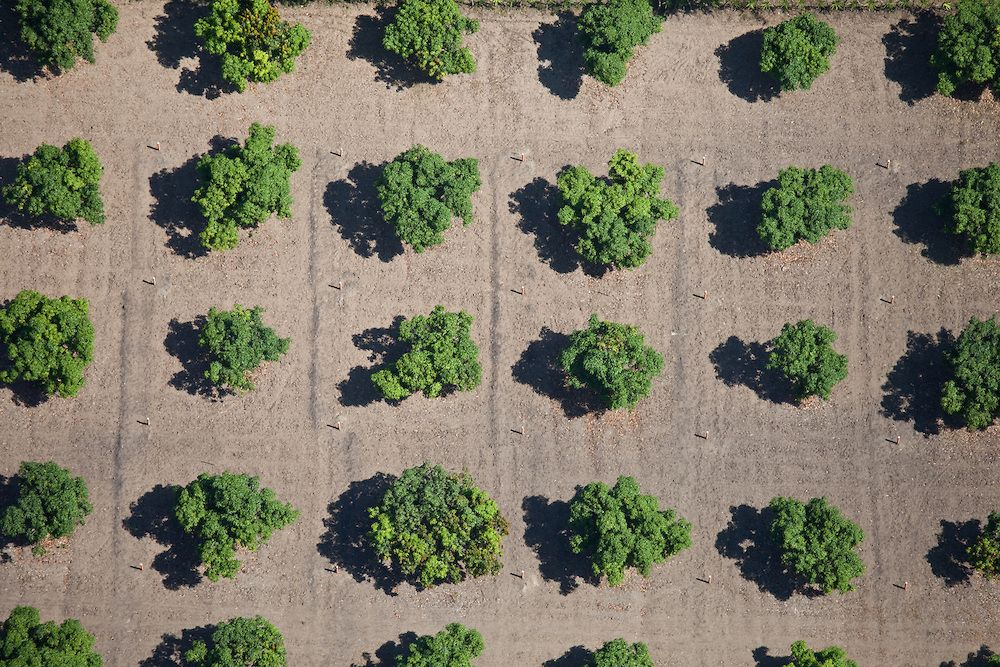
#> input picture input/aerial-trees.jpg, 1000 x 667 px, found by its file name
$ python thresholding.py
#> lines starting #> are read from the running program, lines starting #| are printed output that depends on the picture; after the words box and inside, x2 and y2 are one past the last pixel; in counts of white or black regions, pixels touching at a corner belong together
# ---
# jupyter:
#   jupytext:
#     formats: ipynb,jupytext//py,jupytext//md
#     notebook_metadata_filter: all
#     text_representation:
#       extension: .py
#       format_name: light
#       format_version: '1.5'
#       jupytext_version: 1.16.4
#   kernelspec:
#     display_name: venv
#     language: python
#     name: python3
#   language_info:
#     codemirror_mode:
#       name: ipython
#       version: 3
#     file_extension: .py
#     mimetype: text/x-python
#     name: python
#     nbconvert_exporter: python
#     pygments_lexer: ipython3
#     version: 3.11.5
# ---

# +
# Load required libraries
import numpy as np
import cv2
import matplotlib.pyplot as plt
from matplotlib.gridspec import GridSpec
from sklearn.cluster import KMeans
from sklearn.decomposition import PCA
from skimage.filters import threshold_otsu
from skimage.color import rgb2lab
from scipy.ndimage import gaussian_filter, label
import rasterio
from rasterio.plot import show
from PIL import Image
from ipywidgets import interact, FloatSlider
import os

# %matplotlib inline
# -

# # Image Thresholding Techniques

# ## Load and Display Image
#

# +
# Load an image (GeoTIFF or standard formats)
def load_image(file_path):
#> called with file_path = 'input/aerial-trees.jpg'
    try:
        if not os.path.exists(file_path):
            print(f"File not found: {file_path}")
        if file_path.endswith('.tif'):
            # Use rasterio for GeoTIFFs
            with rasterio.open(file_path) as src:
                image = src.read([b for b in range(1, src.count + 1)]).transpose(1, 2, 0)  # RGB(A)
                return image
        else:
            # Use OpenCV or PIL for standard formats
            return cv2.cvtColor(cv2.imread(file_path), cv2.COLOR_BGR2RGB)
    except Exception as e:
        print(f"Error loading image: {e}")
        return None

# Visualize the image
def plot_image(image, title="Image"):
    plt.figure(figsize=(10, 8))
    plt.imshow(image)
    plt.title(title)
    plt.axis('off')
    plt.show()


# file_path = 'input/ESPG-4326-orthophoto.tif'
# file_path = 'input/MADRID_RGB.tif'
file_path = 'input/aerial-trees.jpg'

image = load_image(file_path)
if image is not None:
    plot_image(image, "Original Image")

# -

# ## Image Preprocessing

# ### LAB Image Color Space
#
# Expected Results:
#
# - **L**: A grayscale image showing brightness across the image.
# - **A**: Red-dominated areas should appear positive (bright), while green-dominated areas should appear negative (dark).
# - **B**: Highlights blue-to-yellow dominance.

# +
lab_image = cv2.cvtColor(image, cv2.COLOR_RGB2LAB)
#> lab_image: shape (667, 1000, 3); mean of channels 0, 1, 2 129.2, 126.5, 138.6
L, A, B = cv2.split(lab_image)

# Set up the grid layout using gridspec
fig = plt.figure(figsize=(15, 10))
gs = GridSpec(2, 3, height_ratios=[1, 1])  # Equal height for both rows

# First Row: LAB Channels
# L (Lightness)
ax1 = fig.add_subplot(gs[0, 0])
ax1.imshow(L, cmap='gray')
ax1.set_title("L (Lightness)")
ax1.axis("off")
cbar = plt.colorbar(plt.cm.ScalarMappable(cmap="gray"), ax=ax1, shrink=0.8)
cbar.set_label("Brightness (0: Black to 100: White)")

# A (Green-Red)
ax2 = fig.add_subplot(gs[0, 1])
ax2.imshow(A, cmap='coolwarm')
ax2.set_title("A (Green-Red)")
ax2.axis("off")
cbar = plt.colorbar(plt.cm.ScalarMappable(cmap="coolwarm"), ax=ax2, shrink=0.8)
cbar.set_label("Green (-) to Red (+)")

# B (Blue-Yellow)
ax3 = fig.add_subplot(gs[0, 2])
ax3.imshow(B, cmap='coolwarm')
ax3.set_title("B (Blue-Yellow)")
ax3.axis("off")
cbar = plt.colorbar(plt.cm.ScalarMappable(cmap="coolwarm"), ax=ax3, shrink=0.8)
cbar.set_label("Blue (-) to Yellow (+)")

# Second Row: Original Image in Color
ax4 = fig.add_subplot(gs[1, :])  # Span all columns in the second row
ax4.imshow(image)
ax4.set_title("Original RGB Image (Color Reference)")
ax4.axis("off")

plt.tight_layout()
plt.show()
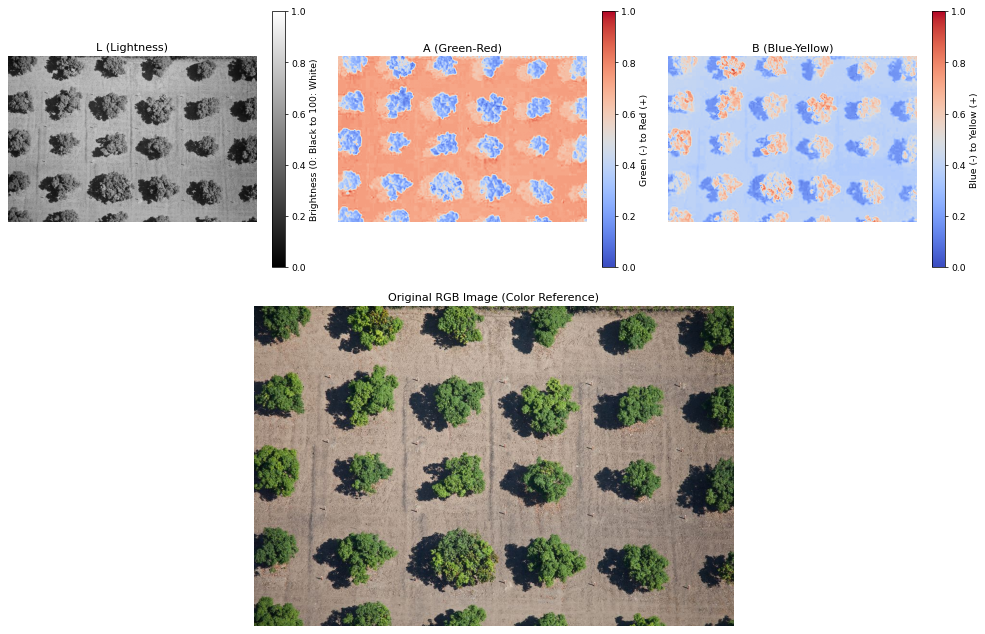
#> figure drawn by matplotlib, 7 panels

# +
# Normalize the green-dominant range in the A channel
A_normalized = -A  # Flip to make green positive
A_normalized = (A_normalized - A_normalized.min()) / (A_normalized.max() - A_normalized.min())
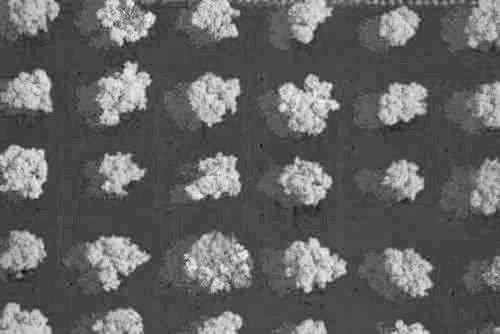
#> A_normalized: shape (667, 1000) float64 (shown at 1/2 size); min 0, max 1, mean 0.387
# A_normalized = -A  # Flip to make green positive

# Visualize normalized green emphasis
plt.figure(figsize=(5, 4))
plt.imshow(A_normalized, cmap='Greens')
plt.title("Normalized A Channel (Green Emphasis)")
plt.axis("off")
plt.show()

# -

# ## Threshold and Mask

# +
# Function to overlay the mask on the original image
def overlay_mask(image, mask, color=(0, 255, 0), alpha=0.5):
    """
    Overlay the binary mask on the original image.

    Parameters:
    - image: Original RGB image (H, W, 3).
    - mask: Binary mask (H, W), values are True for mask.
    - color: Tuple (R, G, B) for the overlay color.
    - alpha: Transparency of the overlay (0 = transparent, 1 = opaque).

    Returns:
    - Image with overlay applied.
    """
    overlay = np.zeros_like(image, dtype=np.uint8)
    overlay[mask] = color  # Apply color to mask regions

    blended = image.copy()
    blended[mask] = (blended[mask] * (1 - alpha) + overlay[mask] * alpha).astype(np.uint8)
    # blended = (blended * (1 - alpha) + overlay * alpha).astype(np.uint8)
    return blended

# Interactive function for threshold and opacity adjustment
def update_threshold_and_opacity(threshold, opacity):
    green_mask = A_normalized > threshold  # Apply threshold

    # Create the overlayed image
    overlayed_image = overlay_mask(image, green_mask, color=(0, 255, 0), alpha=opacity)

    # Visualize the overlay
    plt.figure(figsize=(10, 8))
    plt.imshow(overlayed_image)
    plt.title(f"Overlayed Image (Threshold = {threshold:.2f}, Opacity = {opacity:.2f})")
    plt.axis("off")
    plt.show()

# Create interactive sliders for threshold and opacity adjustment
interact(
    update_threshold_and_opacity,
    threshold=FloatSlider(value=0.75, min=0.0, max=1.0, step=0.01, description="Threshold"),
    opacity=FloatSlider(value=0.5, min=0.0, max=1.0, step=0.01, description="Opacity")
);
#> the sliders are set to threshold = 0.75, opacity = 0.5
#> in update_threshold_and_opacity, `green_mask = A_normalized > threshold`:
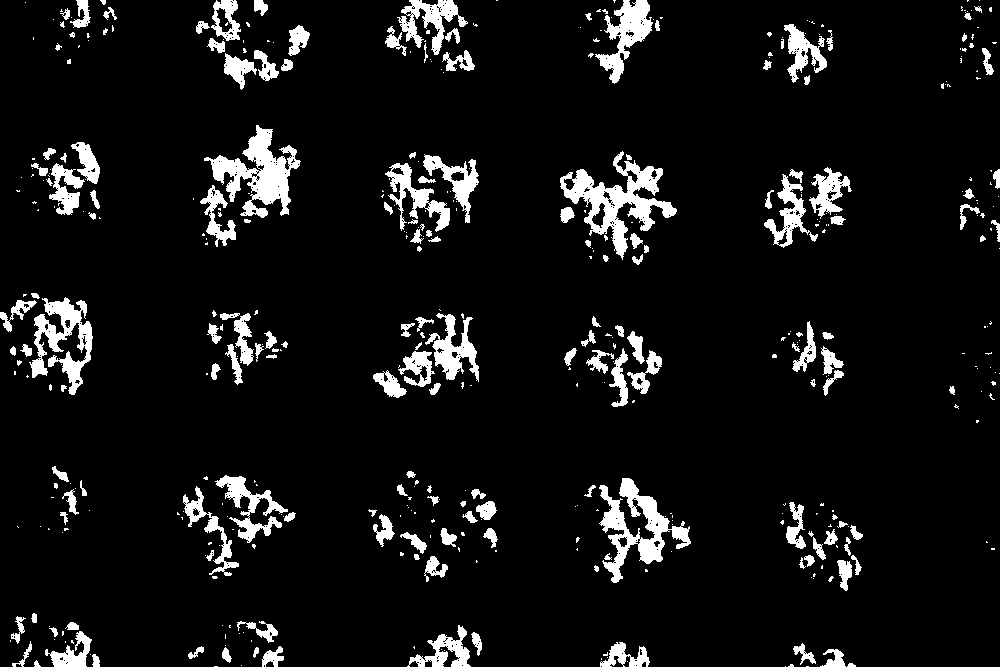
#> green_mask: shape (667, 1000) bool; 7.7% white; 455 white regions (284 under 20 px), largest, box (x1, y1, x2, y2) and area: (560, 151, 677, 260) 3968, (204, 125, 301, 218) 3565, (599, 478, 691, 583) 3270


# +

# Function to apply thresholding and visualize the green mask
def update_threshold(threshold):
    green_mask = A_normalized > threshold  # Apply threshold

    # Create a side-by-side comparison plot
    fig, axes = plt.subplots(1, 2, figsize=(15, 8))

    # Original RGB image
    axes[0].imshow(image)
    axes[0].set_title("Original RGB Image")
    axes[0].axis("off")

    # Green mask
    axes[1].imshow(green_mask, cmap='Greens')
    axes[1].set_title(f"Green Mask (Threshold = {threshold:.2f})")
    axes[1].axis("off")

    plt.tight_layout()
    plt.show()

# Create an interactive slider for threshold adjustment
start_value = 0.75
interact(update_threshold, threshold=FloatSlider(value=start_value, min=0.0, max=1.0, step=0.01));
#> the sliders are set to threshold = 0.75

# -

# #### Refine Image Mask
#

def refine_mask(mask, kernel_size=5, min_size=50):
    """
    Refine the binary mask using morphological operations and size filtering.

    Parameters:
    - mask: Binary mask (H, W), values are True for plants and False for background.
    - kernel_size: Size of the structuring element for morphological operations.
    - min_size: Minimum size of connected components to retain.

    Returns:
    - Refined mask.
    """
    # Convert mask to uint8 for OpenCV operations
    mask = mask.astype(np.uint8)

    # Create a structuring element
    kernel = cv2.getStructuringElement(cv2.MORPH_RECT, (kernel_size, kernel_size))

    # Apply closing (dilation followed by erosion)
    refined_mask = cv2.morphologyEx(mask, cv2.MORPH_CLOSE, kernel)

    # Remove small components based on size
    num_labels, labels, stats, _ = cv2.connectedComponentsWithStats(refined_mask, connectivity=8)
    for i in range(1, num_labels):  # Skip the background (label 0)
        area = stats[i, cv2.CC_STAT_AREA]
        if area < min_size:
            refined_mask[labels == i] = 0

    return refined_mask > 0  # Return as binary mask (True/False)


# +
# Apply the threshold to get the initial mask
threshold = 0.45  # Adjust as needed
green_mask = A_normalized > threshold
#> green_mask: shape (667, 1000) bool; 24.6% white; 160 white regions (103 under 20 px), largest, box (x1, y1, x2, y2) and area: (367, 462, 506, 588) 11149, (555, 147, 680, 272) 9504, (188, 122, 304, 251) 8690

# Refine the mask
refined_green_mask = refine_mask(green_mask, kernel_size=5, min_size=100)
#> in refine_mask, `num_labels, labels, stats, _ = cv2.connectedComponentsWithStats(refine..`:
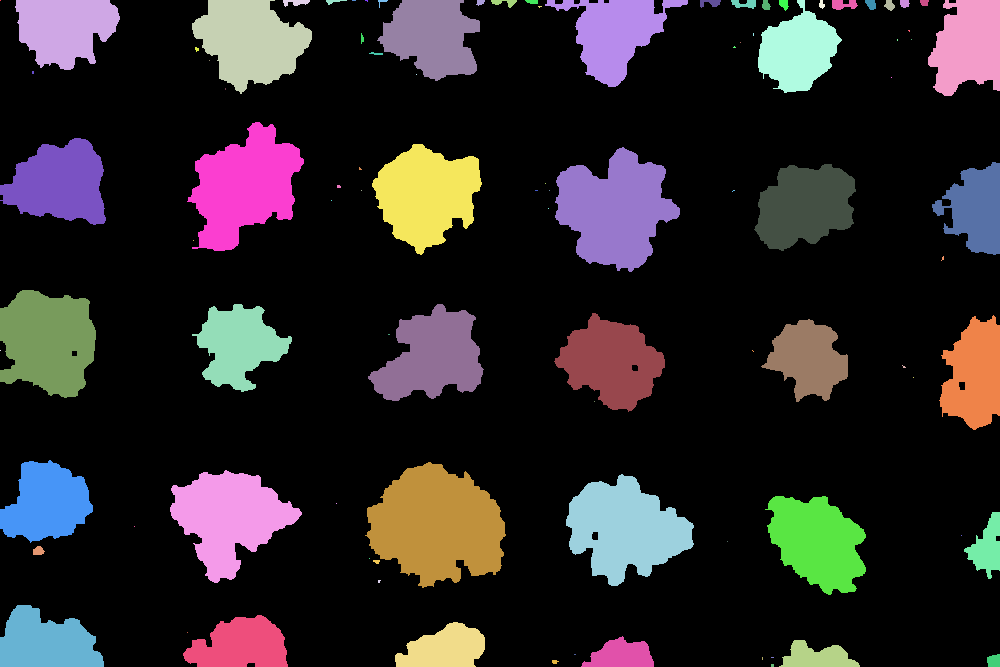
#> labels: shape (667, 1000) int32; 96 distinct labels, from 0 to 95; one colour per label, 0 black
#> in refine_mask, `num_labels, labels, stats, _ = cv2.connectedComponentsWithStats(refine..`: num_labels = 96; stats = 96 rows, first 6: [0, 0, 1000, 667, 495768], [0, 0, 1, 1, 1], [15, 0, 105, 70, 5370], [192, 0, 120, 94, 7182], [283, 0, 27, 7, 115], [326, 0, 21, 5, 47]
#> the loop in refine_mask, `for i in range(1, num_labels):` made 95 passes
#> area on passes 2, 3, 4, 5, 8, 9, 10, 11: 5370, 7182, 115, 47, 25, 5669, 37, 103
#> after the loop in refine_mask, `for i in range(1, num_labels):`:
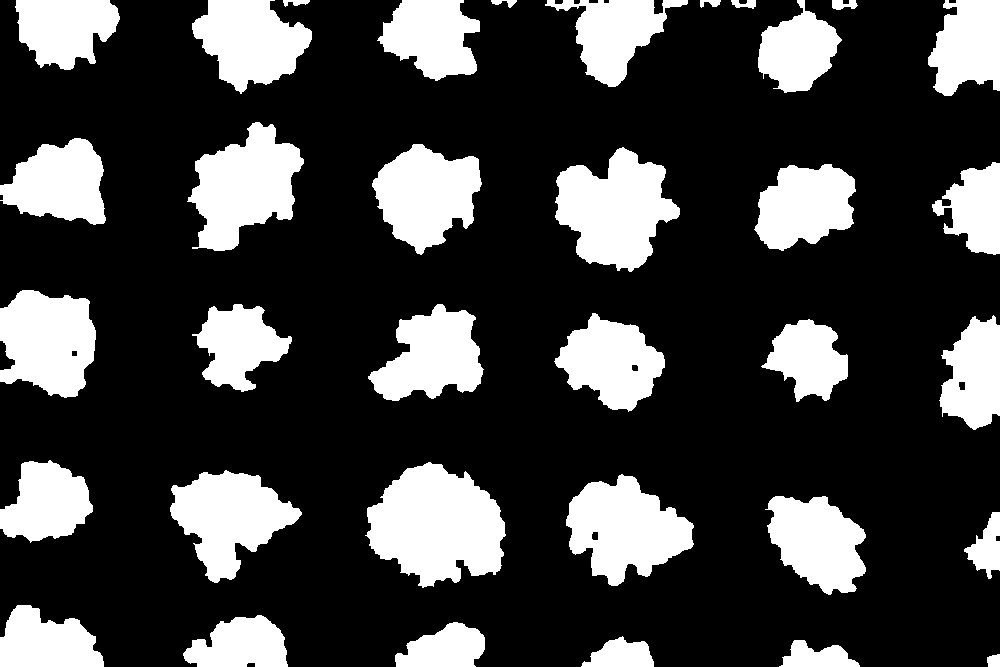
#> refined_mask: shape (667, 1000); values 0 (black) and 1 (white), 25.5% white; 35 white regions, largest, box (x1, y1, x2, y2) and area: (365, 462, 506, 588) 12133, (555, 147, 680, 272) 9711, (187, 122, 304, 251) 8926

# Visualize the refined mask
plt.figure(figsize=(10, 8))
plt.imshow(refined_green_mask, cmap='Greens')
plt.title("Refined Green Mask")
plt.axis("off")
plt.show()

# -

# ## Draw Bounding Boxes

# +

# Generate bounding boxes from the binary mask
def find_bounding_boxes(mask):
    """
    Finds bounding boxes for connected components in the binary mask.

    Parameters:
    - mask: Binary mask (H, W) with True for plants and False for background.

    Returns:
    - List of bounding boxes, where each box is (x_min, y_min, x_max, y_max).
    """
    # Label connected components
    labeled_mask, num_features = label(mask)
    bounding_boxes = []

    for i in range(1, num_features + 1):  # Start at 1 because 0 is the background
        coords = np.argwhere(labeled_mask == i)
        y_min, x_min = coords.min(axis=0)
        y_max, x_max = coords.max(axis=0)
        bounding_boxes.append((x_min, y_min, x_max, y_max))

    return bounding_boxes

# Draw bounding boxes on the original image
def draw_bounding_boxes(image, bounding_boxes, color=(255, 0, 0), thickness=2):
    """
    Draws bounding boxes on the image.

    Parameters:
    - image: Original RGB image (H, W, 3).
    - bounding_boxes: List of bounding boxes (x_min, y_min, x_max, y_max).
    - color: RGB tuple for the bounding box color.
    - thickness: Line thickness of the bounding boxes.

    Returns:
    - Image with bounding boxes drawn.
    """
    image_with_boxes = image.copy()
    for box in bounding_boxes:
        x_min, y_min, x_max, y_max = box
        cv2.rectangle(image_with_boxes, (x_min, y_min), (x_max, y_max), color, thickness)
    return image_with_boxes


# +
# Find bounding boxes for the refined mask
bounding_boxes = find_bounding_boxes(refined_green_mask)
#> in find_bounding_boxes, `labeled_mask, num_features = label(mask)`:
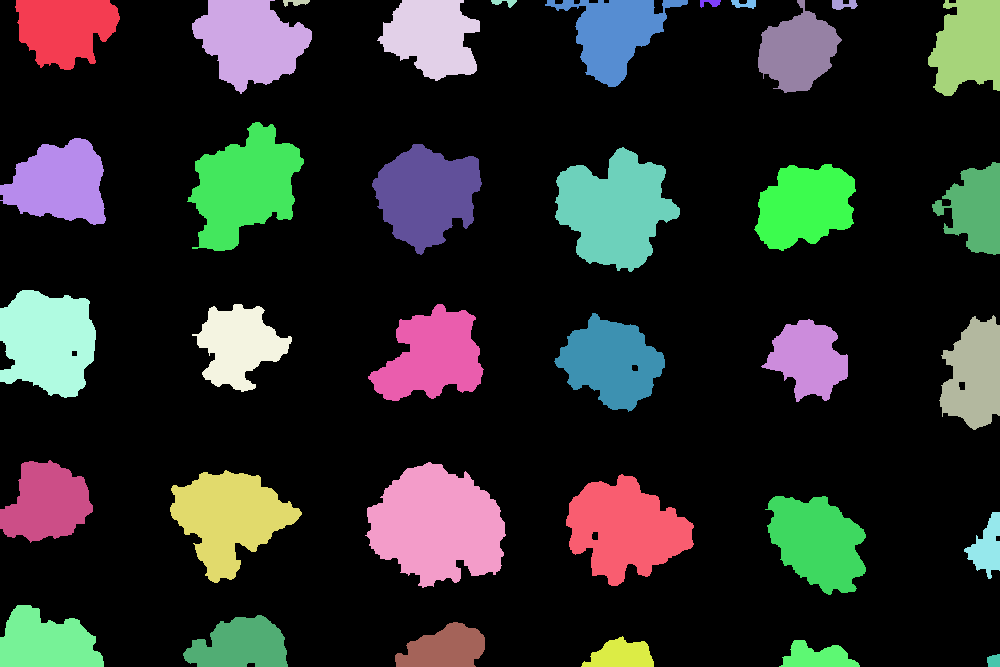
#> labeled_mask: shape (667, 1000) int32; 36 distinct labels, from 0 to 35; one colour per label, 0 black
#> in find_bounding_boxes, `labeled_mask, num_features = label(mask)`: num_features = 35
#> the loop in find_bounding_boxes, `for i in range(1, num_features + 1):` made 35 passes
#> (y_min, x_min, y_max, x_max) on passes 1 to 8: (0, 15, 69, 119), (0, 192, 93, 311), (0, 283, 6, 309), (0, 377, 80, 479), (0, 491, 7, 516), (0, 545, 86, 687), (0, 700, 7, 720), (0, 731, 8, 755)
#> after the loop in find_bounding_boxes, `for i in range(1, num_features + 1):`: bounding_boxes = 35 items, first 6: (15, 0, 119, 69), (192, 0, 311, 93), (283, 0, 309, 6), (377, 0, 479, 80), (491, 0, 516, 7), (545, 0, 687, 86)

# Draw bounding boxes on the original image
image_with_boxes = draw_bounding_boxes(image, bounding_boxes)
#> the loop in draw_bounding_boxes, `for box in bounding_boxes:` made 35 passes
#> after the loop in draw_bounding_boxes, `for box in bounding_boxes:`:
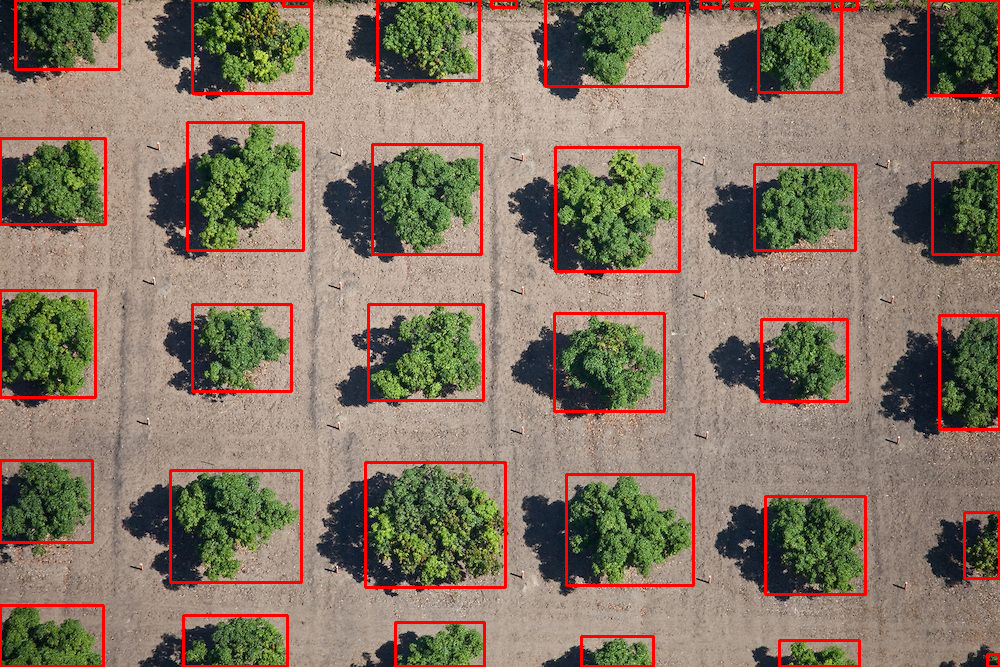
#> image_with_boxes: shape (667, 1000, 3); mean R, G, B 133.2, 117.1, 99.1

# Visualize the result
plt.figure(figsize=(10, 8))
plt.imshow(image_with_boxes)
plt.title("Image with Bounding Boxes (Refined Mask)")
plt.axis("off")
plt.show()

$ run again, with input/Sample-Tiff-File-download-for-Testing.tiff saved as input/aerial-trees.jpg
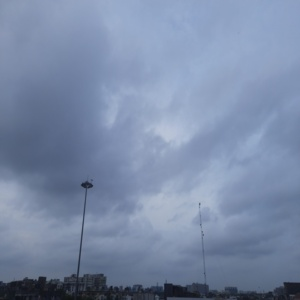
#> input picture input/Sample-Tiff-File-download-for-Testing.tiff, 300 x 300 px, found by its file name
#> lab_image: shape (300, 300, 3); mean of channels 0, 1, 2 145.2, 129, 111.1
#> blended: shape (300, 300, 3); mean R, G, B 122.2, 138.2, 166.4
#> labels: shape (300, 300) int32; 50 distinct labels, from 0 to 49
#> num_labels = 50; stats = 50 rows, first 6: [0, 0, 300, 300, 58161], [0, 0, 34, 16, 244], [98, 0, 192, 158, 11384], [80, 4, 2, 2, 4], [32, 17, 2, 3, 6], [68, 16, 12, 4, 32]
#> the loop in refine_mask, `for i in range(1, num_labels):` made 49 passes
#> area on passes 1, 2, 5, 9, 10, 11, 12, 15: 244, 11384, 32, 63, 23, 23, 283, 356
#> after the loop in refine_mask, `for i in range(1, num_labels):`:
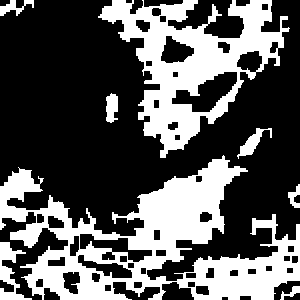
#> refined_mask: shape (300, 300); values 0 (black) and 1 (white), 34.9% white; 8 white regions, largest, box (x1, y1, x2, y2) and area: (0, 155, 300, 300) 18118, (98, 0, 290, 158) 11384, (0, 242, 32, 300) 732
#> labeled_mask: shape (300, 300) int32; 13 distinct labels, from 0 to 12
#> num_features = 12
#> the loop in find_bounding_boxes, `for i in range(1, num_features + 1):` made 12 passes
#> (y_min, x_min, y_max, x_max) on passes 1 to 8: (0, 0, 15, 23), (0, 24, 7, 33), (0, 98, 157, 289), (4, 208, 23, 221), (93, 106, 122, 117), (128, 237, 158, 271), (155, 0, 299, 299), (167, 18, 167, 18)
#> after the loop in find_bounding_boxes, `for i in range(1, num_features + 1):`: bounding_boxes = [(0, 0, 23, 15), (24, 0, 33, 7), (98, 0, 289, 157), (208, 4, 221, 23), (106, 93, 117, 122), (237, 128, 271, 158), (0, 155, 299, 299), (18, 167, 18, 167), (38, 176, 43, 183), (288, 184, 299, 207), (0, 242, 31, 299), (280, 286, 299, 299)]
#> the loop in draw_bounding_boxes, `for box in bounding_boxes:` made 12 passes
#> after the loop in draw_bounding_boxes, `for box in bounding_boxes:`:
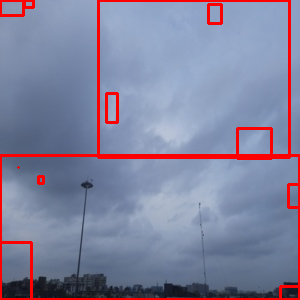
#> image_with_boxes: shape (300, 300, 3); mean R, G, B 130.4, 130.5, 157.3
